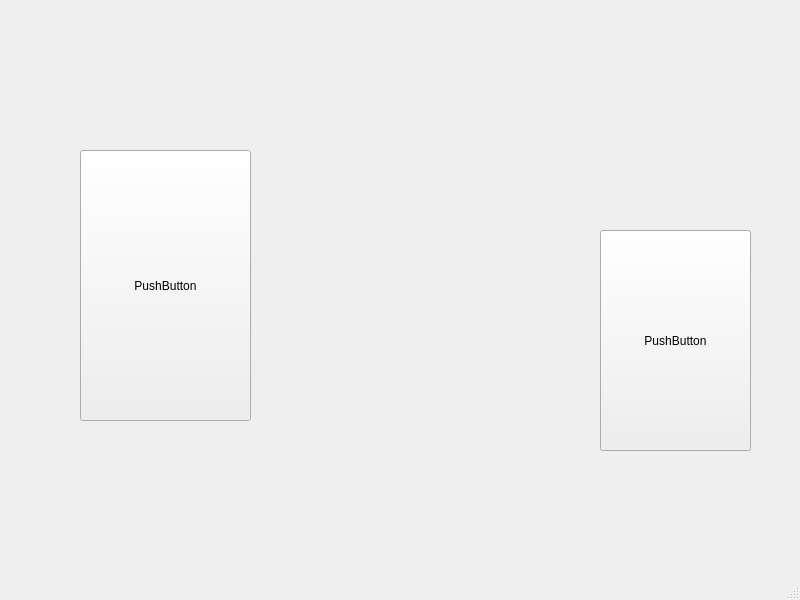
<?xml version="1.0" encoding="UTF-8"?>
<ui version="4.0">
 <class>MainWindow</class>
 <widget class="QMainWindow" name="MainWindow">
  <property name="geometry">
   <rect>
    <x>0</x>
    <y>0</y>
    <width>800</width>
    <height>600</height>
   </rect>
  </property>
  <property name="windowTitle">
   <string>MainWindow</string>
  </property>
  <widget class="QWidget" name="centralwidget">
   <widget class="QPushButton" name="pushButton_3">
    <property name="geometry">
     <rect>
      <x>80</x>
      <y>150</y>
      <width>171</width>
      <height>271</height>
     </rect>
    </property>
    <property name="text">
     <string>PushButton</string>
    </property>
   </widget>
   <widget class="QPushButton" name="pushButton_4">
    <property name="geometry">
     <rect>
      <x>600</x>
      <y>230</y>
      <width>151</width>
      <height>221</height>
     </rect>
    </property>
    <property name="text">
     <string>PushButton</string>
    </property>
   </widget>
  </widget>
  <widget class="QMenuBar" name="menubar">
   <property name="geometry">
    <rect>
     <x>0</x>
     <y>0</y>
     <width>800</width>
     <height>21</height>
    </rect>
   </property>
  </widget>
  <widget class="QStatusBar" name="statusbar"/>
 </widget>
 <resources/>
 <connections/>
</ui>
